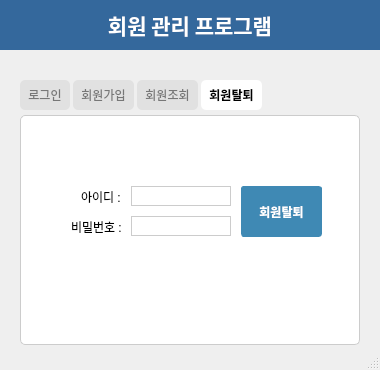
<?xml version="1.0" encoding="UTF-8"?>
<ui version="4.0">
 <class>MainWindow</class>
 <widget class="QMainWindow" name="MainWindow">
  <property name="geometry">
   <rect>
    <x>0</x>
    <y>0</y>
    <width>380</width>
    <height>370</height>
   </rect>
  </property>
  <property name="windowTitle">
   <string>MainWindow</string>
  </property>
  <property name="styleSheet">
   <string notr="true">QTabWidget::pane {
    background-color: #fff;
    border: 1px solid #ccc;
    border-radius: 5px;
    margin-top:5px;
}

QTabBar::tab {
    background-color: #e1e1e1;
    color: #777;
    padding: 8px;
    margin-right:3px;
    border-radius:5px 5px 0 0;
}

QTabBar::tab:selected {
    background-color: #fff;
    color: #000;
	font-weight:bold;
}

QTabBar::tab:last {
   margin-right:0;
}

QLineEdit {
    border:1px solid #ccc;
}

QPushButton {
	border:1px solid #3f89b4;
	border-radius:3px;
    background-color: #3F89B4;
    color: #FFFFFF;
	font-weight:bold;
}
</string>
  </property>
  <widget class="QWidget" name="centralwidget">
   <widget class="QLabel" name="label">
    <property name="geometry">
     <rect>
      <x>0</x>
      <y>0</y>
      <width>380</width>
      <height>50</height>
     </rect>
    </property>
    <property name="font">
     <font>
      <family>KoPubWorld돋움체 Bold</family>
      <pointsize>16</pointsize>
      <weight>75</weight>
      <bold>true</bold>
     </font>
    </property>
    <property name="styleSheet">
     <string notr="true">background-color: rgb(52, 104, 156);
color: rgb(255, 255, 255);</string>
    </property>
    <property name="text">
     <string>회원 관리 프로그램</string>
    </property>
    <property name="alignment">
     <set>Qt::AlignCenter</set>
    </property>
   </widget>
   <widget class="QTabWidget" name="tabWidget">
    <property name="geometry">
     <rect>
      <x>20</x>
      <y>80</y>
      <width>340</width>
      <height>265</height>
     </rect>
    </property>
    <property name="styleSheet">
     <string notr="true"/>
    </property>
    <property name="currentIndex">
     <number>3</number>
    </property>
    <widget class="QWidget" name="tab">
     <attribute name="title">
      <string>로그인</string>
     </attribute>
     <widget class="QLabel" name="label_2">
      <property name="geometry">
       <rect>
        <x>100</x>
        <y>60</y>
        <width>56</width>
        <height>12</height>
       </rect>
      </property>
      <property name="text">
       <string>아이디 :</string>
      </property>
     </widget>
     <widget class="QLineEdit" name="loginid_edit">
      <property name="geometry">
       <rect>
        <x>150</x>
        <y>55</y>
        <width>100</width>
        <height>20</height>
       </rect>
      </property>
     </widget>
     <widget class="QLabel" name="label_3">
      <property name="geometry">
       <rect>
        <x>90</x>
        <y>90</y>
        <width>56</width>
        <height>12</height>
       </rect>
      </property>
      <property name="text">
       <string>비밀번호 :</string>
      </property>
     </widget>
     <widget class="QLineEdit" name="loginpw_edit">
      <property name="geometry">
       <rect>
        <x>150</x>
        <y>85</y>
        <width>100</width>
        <height>20</height>
       </rect>
      </property>
      <property name="echoMode">
       <enum>QLineEdit::Password</enum>
      </property>
     </widget>
     <widget class="QPushButton" name="login_btn">
      <property name="geometry">
       <rect>
        <x>90</x>
        <y>140</y>
        <width>75</width>
        <height>23</height>
       </rect>
      </property>
      <property name="text">
       <string>로그인</string>
      </property>
     </widget>
     <widget class="QPushButton" name="loginreset_btn">
      <property name="geometry">
       <rect>
        <x>180</x>
        <y>140</y>
        <width>75</width>
        <height>23</height>
       </rect>
      </property>
      <property name="text">
       <string>초기화</string>
      </property>
     </widget>
    </widget>
    <widget class="QWidget" name="tab_2">
     <attribute name="title">
      <string>회원가입</string>
     </attribute>
     <widget class="QLabel" name="label_4">
      <property name="geometry">
       <rect>
        <x>36</x>
        <y>30</y>
        <width>56</width>
        <height>12</height>
       </rect>
      </property>
      <property name="text">
       <string>아이디 :</string>
      </property>
     </widget>
     <widget class="QLineEdit" name="joinid_edit">
      <property name="geometry">
       <rect>
        <x>90</x>
        <y>25</y>
        <width>150</width>
        <height>20</height>
       </rect>
      </property>
     </widget>
     <widget class="QLabel" name="label_5">
      <property name="geometry">
       <rect>
        <x>24</x>
        <y>60</y>
        <width>56</width>
        <height>12</height>
       </rect>
      </property>
      <property name="text">
       <string>비밀번호 :</string>
      </property>
     </widget>
     <widget class="QLineEdit" name="joinpw_edit">
      <property name="geometry">
       <rect>
        <x>90</x>
        <y>55</y>
        <width>150</width>
        <height>20</height>
       </rect>
      </property>
      <property name="echoMode">
       <enum>QLineEdit::Password</enum>
      </property>
     </widget>
     <widget class="QLineEdit" name="joinname_edit">
      <property name="geometry">
       <rect>
        <x>90</x>
        <y>86</y>
        <width>150</width>
        <height>20</height>
       </rect>
      </property>
     </widget>
     <widget class="QLabel" name="label_6">
      <property name="geometry">
       <rect>
        <x>27</x>
        <y>91</y>
        <width>56</width>
        <height>12</height>
       </rect>
      </property>
      <property name="text">
       <string>     이름 :</string>
      </property>
     </widget>
     <widget class="QLineEdit" name="joinemail_edit">
      <property name="geometry">
       <rect>
        <x>90</x>
        <y>118</y>
        <width>150</width>
        <height>20</height>
       </rect>
      </property>
     </widget>
     <widget class="QLabel" name="label_7">
      <property name="geometry">
       <rect>
        <x>31</x>
        <y>123</y>
        <width>56</width>
        <height>12</height>
       </rect>
      </property>
      <property name="text">
       <string> 이메일 :</string>
      </property>
     </widget>
     <widget class="QLineEdit" name="joinage_edit">
      <property name="geometry">
       <rect>
        <x>90</x>
        <y>150</y>
        <width>150</width>
        <height>20</height>
       </rect>
      </property>
     </widget>
     <widget class="QLabel" name="label_8">
      <property name="geometry">
       <rect>
        <x>34</x>
        <y>155</y>
        <width>56</width>
        <height>12</height>
       </rect>
      </property>
      <property name="text">
       <string>   나이 :</string>
      </property>
     </widget>
     <widget class="QPushButton" name="join_btn">
      <property name="geometry">
       <rect>
        <x>80</x>
        <y>190</y>
        <width>75</width>
        <height>23</height>
       </rect>
      </property>
      <property name="text">
       <string>회원가입</string>
      </property>
     </widget>
     <widget class="QPushButton" name="joinreset_btn">
      <property name="geometry">
       <rect>
        <x>180</x>
        <y>190</y>
        <width>75</width>
        <height>23</height>
       </rect>
      </property>
      <property name="text">
       <string>초기화</string>
      </property>
     </widget>
     <widget class="QPushButton" name="idcheck_btn">
      <property name="geometry">
       <rect>
        <x>250</x>
        <y>25</y>
        <width>70</width>
        <height>22</height>
       </rect>
      </property>
      <property name="text">
       <string>중복체크</string>
      </property>
     </widget>
    </widget>
    <widget class="QWidget" name="tab_3">
     <attribute name="title">
      <string>회원조회</string>
     </attribute>
     <widget class="QPushButton" name="memberreset_btn">
      <property name="geometry">
       <rect>
        <x>180</x>
        <y>190</y>
        <width>75</width>
        <height>23</height>
       </rect>
      </property>
      <property name="text">
       <string>초기화</string>
      </property>
     </widget>
     <widget class="QLineEdit" name="memberage_edit">
      <property name="geometry">
       <rect>
        <x>90</x>
        <y>150</y>
        <width>150</width>
        <height>20</height>
       </rect>
      </property>
     </widget>
     <widget class="QLineEdit" name="memberpw_edit">
      <property name="geometry">
       <rect>
        <x>90</x>
        <y>55</y>
        <width>150</width>
        <height>20</height>
       </rect>
      </property>
      <property name="echoMode">
       <enum>QLineEdit::Password</enum>
      </property>
     </widget>
     <widget class="QPushButton" name="membersearch_btn">
      <property name="geometry">
       <rect>
        <x>250</x>
        <y>25</y>
        <width>70</width>
        <height>22</height>
       </rect>
      </property>
      <property name="text">
       <string>조회하기</string>
      </property>
     </widget>
     <widget class="QLabel" name="label_16">
      <property name="geometry">
       <rect>
        <x>26</x>
        <y>123</y>
        <width>56</width>
        <height>12</height>
       </rect>
      </property>
      <property name="text">
       <string> 이메일 :</string>
      </property>
      <property name="alignment">
       <set>Qt::AlignCenter</set>
      </property>
     </widget>
     <widget class="QLineEdit" name="memberid_edit">
      <property name="geometry">
       <rect>
        <x>90</x>
        <y>25</y>
        <width>150</width>
        <height>20</height>
       </rect>
      </property>
     </widget>
     <widget class="QLabel" name="label_17">
      <property name="geometry">
       <rect>
        <x>30</x>
        <y>30</y>
        <width>56</width>
        <height>12</height>
       </rect>
      </property>
      <property name="text">
       <string>아이디 :</string>
      </property>
      <property name="alignment">
       <set>Qt::AlignCenter</set>
      </property>
     </widget>
     <widget class="QPushButton" name="membermodify_btn">
      <property name="geometry">
       <rect>
        <x>80</x>
        <y>190</y>
        <width>75</width>
        <height>23</height>
       </rect>
      </property>
      <property name="text">
       <string>정보수정</string>
      </property>
     </widget>
     <widget class="QLineEdit" name="membername_edit">
      <property name="geometry">
       <rect>
        <x>90</x>
        <y>86</y>
        <width>150</width>
        <height>20</height>
       </rect>
      </property>
     </widget>
     <widget class="QLabel" name="label_18">
      <property name="geometry">
       <rect>
        <x>25</x>
        <y>91</y>
        <width>56</width>
        <height>12</height>
       </rect>
      </property>
      <property name="text">
       <string>     이름 :</string>
      </property>
      <property name="alignment">
       <set>Qt::AlignCenter</set>
      </property>
     </widget>
     <widget class="QLabel" name="label_19">
      <property name="geometry">
       <rect>
        <x>27</x>
        <y>155</y>
        <width>56</width>
        <height>12</height>
       </rect>
      </property>
      <property name="text">
       <string>   나이 :</string>
      </property>
      <property name="alignment">
       <set>Qt::AlignCenter</set>
      </property>
     </widget>
     <widget class="QLineEdit" name="memberemail_edit">
      <property name="geometry">
       <rect>
        <x>90</x>
        <y>118</y>
        <width>150</width>
        <height>20</height>
       </rect>
      </property>
     </widget>
     <widget class="QLabel" name="label_20">
      <property name="geometry">
       <rect>
        <x>23</x>
        <y>60</y>
        <width>56</width>
        <height>12</height>
       </rect>
      </property>
      <property name="text">
       <string>비밀번호 :</string>
      </property>
      <property name="alignment">
       <set>Qt::AlignCenter</set>
      </property>
     </widget>
    </widget>
    <widget class="QWidget" name="tab_4">
     <attribute name="title">
      <string>회원탈퇴</string>
     </attribute>
     <widget class="QPushButton" name="exit_btn">
      <property name="geometry">
       <rect>
        <x>220</x>
        <y>70</y>
        <width>81</width>
        <height>51</height>
       </rect>
      </property>
      <property name="text">
       <string>회원탈퇴</string>
      </property>
     </widget>
     <widget class="QLineEdit" name="memberpw_exit">
      <property name="geometry">
       <rect>
        <x>110</x>
        <y>100</y>
        <width>100</width>
        <height>20</height>
       </rect>
      </property>
      <property name="echoMode">
       <enum>QLineEdit::Password</enum>
      </property>
     </widget>
     <widget class="QLabel" name="label_9">
      <property name="geometry">
       <rect>
        <x>60</x>
        <y>75</y>
        <width>56</width>
        <height>12</height>
       </rect>
      </property>
      <property name="text">
       <string>아이디 :</string>
      </property>
     </widget>
     <widget class="QLineEdit" name="memberid_exit">
      <property name="geometry">
       <rect>
        <x>110</x>
        <y>70</y>
        <width>100</width>
        <height>20</height>
       </rect>
      </property>
     </widget>
     <widget class="QLabel" name="label_10">
      <property name="geometry">
       <rect>
        <x>50</x>
        <y>105</y>
        <width>56</width>
        <height>12</height>
       </rect>
      </property>
      <property name="text">
       <string>비밀번호 :</string>
      </property>
     </widget>
    </widget>
   </widget>
  </widget>
  <widget class="QMenuBar" name="menubar">
   <property name="geometry">
    <rect>
     <x>0</x>
     <y>0</y>
     <width>380</width>
     <height>21</height>
    </rect>
   </property>
  </widget>
  <widget class="QStatusBar" name="statusbar"/>
 </widget>
 <tabstops>
  <tabstop>tabWidget</tabstop>
  <tabstop>loginid_edit</tabstop>
  <tabstop>loginpw_edit</tabstop>
  <tabstop>login_btn</tabstop>
  <tabstop>loginreset_btn</tabstop>
  <tabstop>joinid_edit</tabstop>
  <tabstop>joinpw_edit</tabstop>
  <tabstop>joinname_edit</tabstop>
  <tabstop>joinemail_edit</tabstop>
  <tabstop>joinage_edit</tabstop>
  <tabstop>join_btn</tabstop>
  <tabstop>joinreset_btn</tabstop>
  <tabstop>idcheck_btn</tabstop>
  <tabstop>memberreset_btn</tabstop>
  <tabstop>memberid_edit</tabstop>
  <tabstop>membersearch_btn</tabstop>
  <tabstop>memberpw_edit</tabstop>
  <tabstop>membername_edit</tabstop>
  <tabstop>memberemail_edit</tabstop>
  <tabstop>memberage_edit</tabstop>
  <tabstop>membermodify_btn</tabstop>
 </tabstops>
 <resources/>
 <connections/>
</ui>
